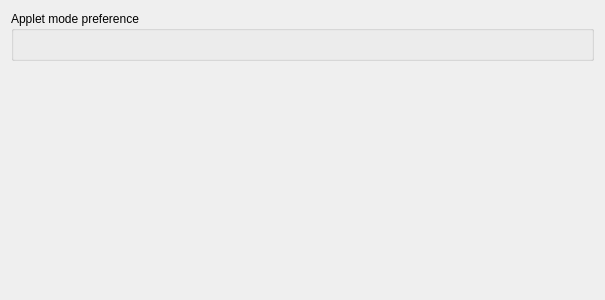
<?xml version="1.0" encoding="UTF-8"?>
<ui version="4.0">
 <class>ConfigureApplets</class>
 <widget class="QWidget" name="ConfigureApplets">
  <property name="geometry">
   <rect>
    <x>0</x>
    <y>0</y>
    <width>605</width>
    <height>300</height>
   </rect>
  </property>
  <property name="windowTitle">
   <string>Form</string>
  </property>
  <property name="accessibleName">
   <string>Applets</string>
  </property>
  <layout class="QVBoxLayout" name="verticalLayout_1">
   <item>
    <layout class="QVBoxLayout" name="verticalLayout">
     <item>
      <widget class="QGroupBox" name="group_library_applet_modes">
       <property name="title">
        <string>Applet mode preference</string>
       </property>
       <layout class="QVBoxLayout">
        <item>
         <widget class="QWidget" name="applets_widget" native="true">
          <layout class="QVBoxLayout" name="verticalLayout_3">
           <property name="leftMargin">
            <number>0</number>
           </property>
           <property name="topMargin">
            <number>0</number>
           </property>
           <property name="rightMargin">
            <number>0</number>
           </property>
          </layout>
         </widget>
        </item>
       </layout>
      </widget>
     </item>
    </layout>
   </item>
   <item>
    <spacer name="verticalSpacer">
     <property name="orientation">
      <enum>Qt::Vertical</enum>
     </property>
     <property name="sizeHint" stdset="0">
      <size>
       <width>20</width>
       <height>40</height>
      </size>
     </property>
    </spacer>
   </item>
  </layout>
 </widget>
 <resources/>
 <connections/>
</ui>
